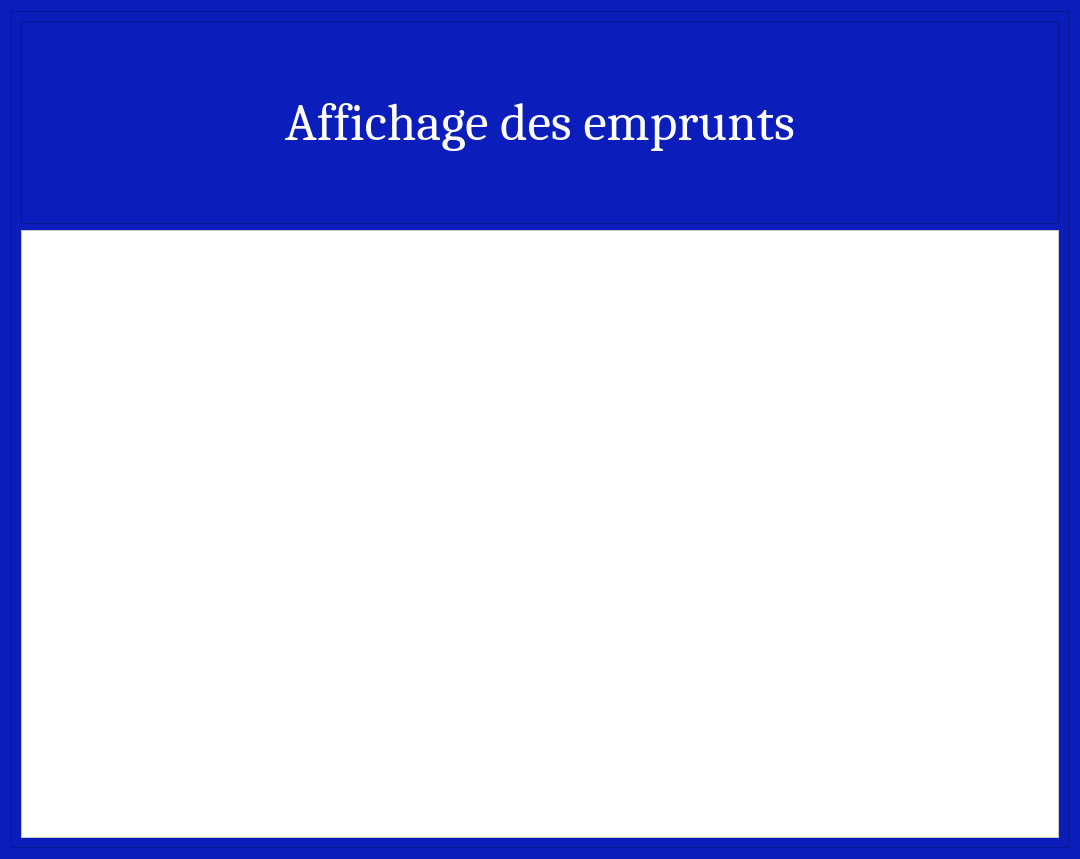
<?xml version="1.0" encoding="UTF-8"?>
<ui version="4.0">
 <class>Dialog</class>
 <widget class="QDialog" name="Dialog">
  <property name="geometry">
   <rect>
    <x>0</x>
    <y>0</y>
    <width>1080</width>
    <height>859</height>
   </rect>
  </property>
  <property name="windowTitle">
   <string>Dialog</string>
  </property>
  <property name="styleSheet">
   <string notr="true">background-color:#0b1dba;
color:white;
</string>
  </property>
  <layout class="QVBoxLayout" name="verticalLayout">
   <item>
    <widget class="QFrame" name="frame">
     <property name="frameShape">
      <enum>QFrame::StyledPanel</enum>
     </property>
     <property name="frameShadow">
      <enum>QFrame::Raised</enum>
     </property>
     <layout class="QVBoxLayout" name="verticalLayout_2" stretch="2,6">
      <item>
       <widget class="QFrame" name="frame_2">
        <property name="styleSheet">
         <string notr="true">font: 75 40pt &quot;Cambria&quot;;</string>
        </property>
        <property name="frameShape">
         <enum>QFrame::StyledPanel</enum>
        </property>
        <property name="frameShadow">
         <enum>QFrame::Raised</enum>
        </property>
        <layout class="QVBoxLayout" name="verticalLayout_3">
         <item>
          <widget class="QLabel" name="label">
           <property name="font">
            <font>
             <family>Cambria</family>
             <pointsize>40</pointsize>
             <weight>9</weight>
             <italic>false</italic>
             <bold>false</bold>
            </font>
           </property>
           <property name="text">
            <string>Affichage des emprunts</string>
           </property>
           <property name="alignment">
            <set>Qt::AlignCenter</set>
           </property>
          </widget>
         </item>
        </layout>
       </widget>
      </item>
      <item>
       <widget class="QTableView" name="tableView">
        <property name="styleSheet">
         <string notr="true">background:white;
color:black</string>
        </property>
       </widget>
      </item>
     </layout>
    </widget>
   </item>
  </layout>
 </widget>
 <resources/>
 <connections/>
</ui>
